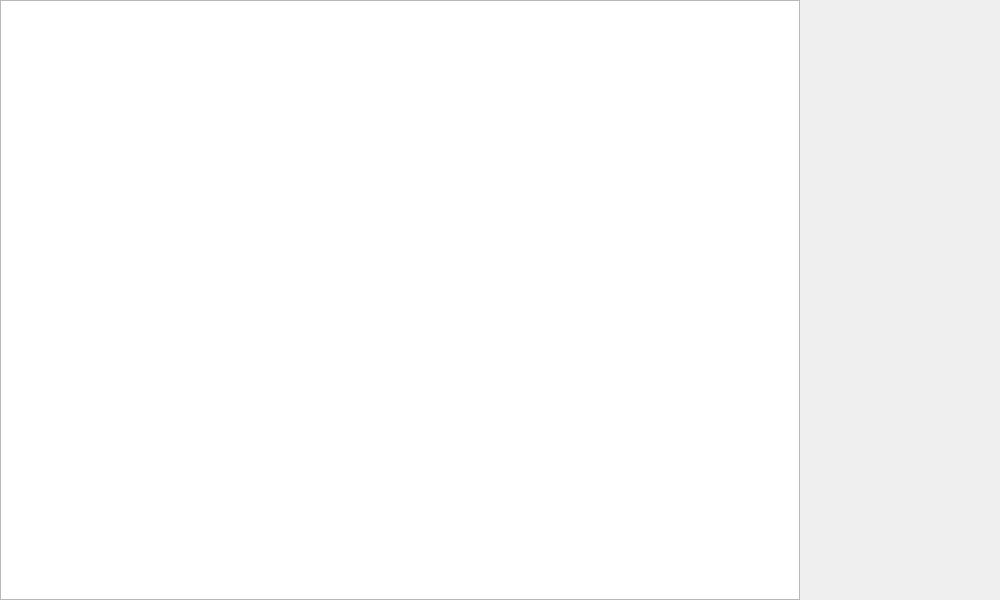
<?xml version="1.0" encoding="UTF-8"?>
<ui version="4.0">
 <class>MainWindow</class>
 <widget class="QMainWindow" name="MainWindow">
  <property name="geometry">
   <rect>
    <x>0</x>
    <y>0</y>
    <width>1000</width>
    <height>600</height>
   </rect>
  </property>
  <property name="sizePolicy">
   <sizepolicy hsizetype="Preferred" vsizetype="Preferred">
    <horstretch>0</horstretch>
    <verstretch>0</verstretch>
   </sizepolicy>
  </property>
  <property name="minimumSize">
   <size>
    <width>1000</width>
    <height>600</height>
   </size>
  </property>
  <property name="sizeIncrement">
   <size>
    <width>0</width>
    <height>0</height>
   </size>
  </property>
  <property name="baseSize">
   <size>
    <width>0</width>
    <height>0</height>
   </size>
  </property>
  <property name="windowTitle">
   <string>Dixit</string>
  </property>
  <widget class="QWidget" name="centralWidget">
   <widget class="QGraphicsView" name="graphicsView">
    <property name="geometry">
     <rect>
      <x>0</x>
      <y>0</y>
      <width>800</width>
      <height>600</height>
     </rect>
    </property>
    <property name="sizePolicy">
     <sizepolicy hsizetype="Expanding" vsizetype="Expanding">
      <horstretch>4</horstretch>
      <verstretch>3</verstretch>
     </sizepolicy>
    </property>
    <property name="minimumSize">
     <size>
      <width>0</width>
      <height>0</height>
     </size>
    </property>
    <property name="verticalScrollBarPolicy">
     <enum>Qt::ScrollBarAlwaysOff</enum>
    </property>
    <property name="horizontalScrollBarPolicy">
     <enum>Qt::ScrollBarAlwaysOff</enum>
    </property>
   </widget>
   <widget class="ChatForm" name="widget" native="true">
    <property name="geometry">
     <rect>
      <x>800</x>
      <y>0</y>
      <width>200</width>
      <height>600</height>
     </rect>
    </property>
    <property name="sizePolicy">
     <sizepolicy hsizetype="Expanding" vsizetype="Expanding">
      <horstretch>0</horstretch>
      <verstretch>0</verstretch>
     </sizepolicy>
    </property>
    <property name="minimumSize">
     <size>
      <width>200</width>
      <height>0</height>
     </size>
    </property>
   </widget>
  </widget>
 </widget>
 <layoutdefault spacing="6" margin="11"/>
 <customwidgets>
  <customwidget>
   <class>ChatForm</class>
   <extends>QWidget</extends>
   <header>chatform.h</header>
   <container>1</container>
  </customwidget>
 </customwidgets>
 <resources/>
 <connections/>
</ui>
